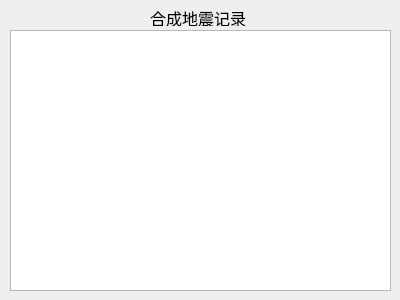
<?xml version="1.0" encoding="UTF-8"?>
<ui version="4.0">
 <class>Form</class>
 <widget class="QWidget" name="Form">
  <property name="geometry">
   <rect>
    <x>0</x>
    <y>0</y>
    <width>400</width>
    <height>300</height>
   </rect>
  </property>
  <property name="windowTitle">
   <string>Form</string>
  </property>
  <widget class="QLabel" name="label">
   <property name="geometry">
    <rect>
     <x>150</x>
     <y>10</y>
     <width>111</width>
     <height>16</height>
    </rect>
   </property>
   <property name="font">
    <font>
     <family>Arial</family>
     <pointsize>12</pointsize>
    </font>
   </property>
   <property name="text">
    <string>合成地震记录</string>
   </property>
  </widget>
  <widget class="QGraphicsView" name="graphicsView">
   <property name="geometry">
    <rect>
     <x>10</x>
     <y>30</y>
     <width>381</width>
     <height>261</height>
    </rect>
   </property>
  </widget>
 </widget>
 <resources/>
 <connections/>
</ui>
